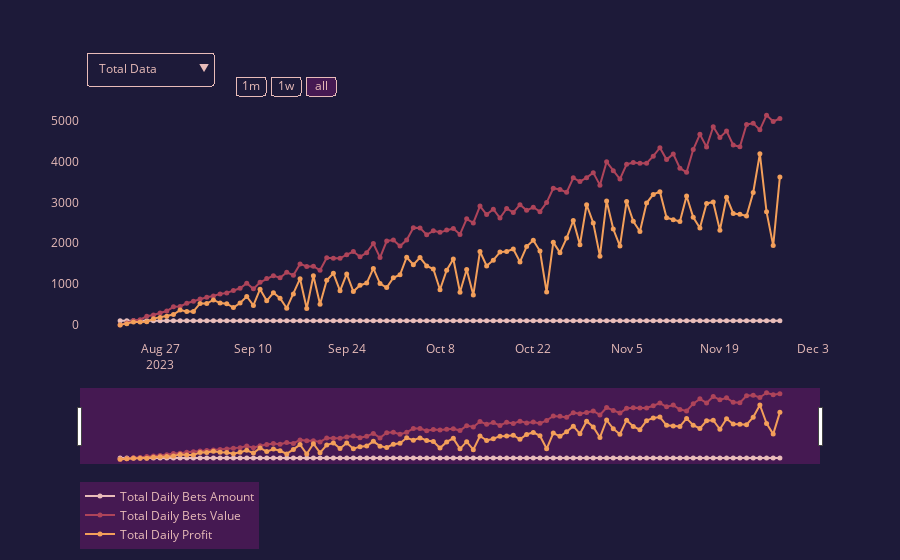

Notebook code cell kept with this figure:
### Code cell
bets_df = create_test_df(bets_per_day=100)
bets_graph = create_bets_graph(bets_df)
bets_graph.show()
